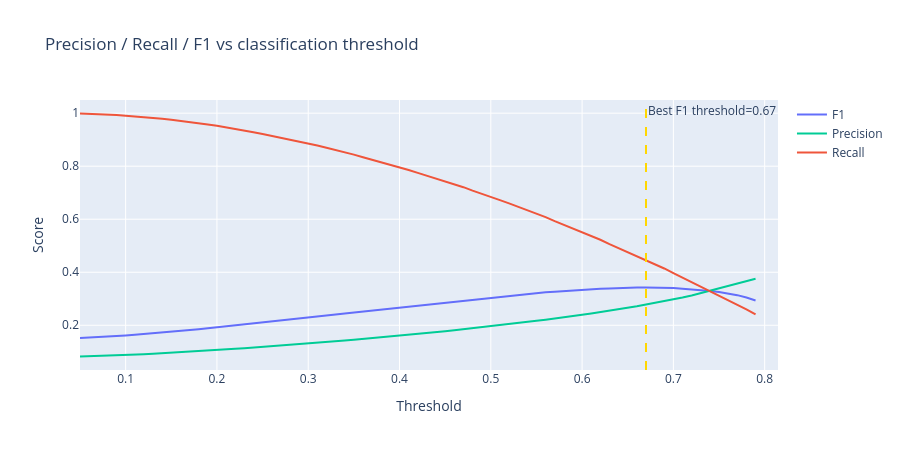

Notebook code cell kept with this figure:
### Markdown cell above
## Step 5 — Threshold Optimization

### Code cell
thresholds = np.arange(0.05, 0.80, 0.01)
f1_scores, prec_scores, rec_scores = [], [], []

for t in thresholds:
    preds_bin = (oof_preds >= t).astype(int)
    f1_scores.append(f1_score(y, preds_bin, zero_division=0))
    prec_scores.append(precision_score(y, preds_bin, zero_division=0))
    rec_scores.append(recall_score(y, preds_bin, zero_division=0))

best_t_idx  = np.argmax(f1_scores)
best_thresh = thresholds[best_t_idx]

fig = go.Figure()
fig.add_trace(go.Scatter(x=thresholds, y=f1_scores,   name='F1',        line=dict(color='#636EFA', width=2)))
fig.add_trace(go.Scatter(x=thresholds, y=prec_scores, name='Precision', line=dict(color='#00CC96', width=2)))
fig.add_trace(go.Scatter(x=thresholds, y=rec_scores,  name='Recall',    line=dict(color='#EF553B', width=2)))
fig.add_vline(x=best_thresh, line_dash='dash', line_color='gold',
              annotation_text=f'Best F1 threshold={best_thresh:.2f}')
fig.update_layout(
    title='Precision / Recall / F1 vs classification threshold',
    xaxis_title='Threshold', yaxis_title='Score', height=450
)
fig.show()

print(f'Best threshold (max F1): {best_thresh:.2f}')
print(f'  F1       = {f1_scores[best_t_idx]:.4f}')
print(f'  Precision= {prec_scores[best_t_idx]:.4f}')
print(f'  Recall   = {rec_scores[best_t_idx]:.4f}')
